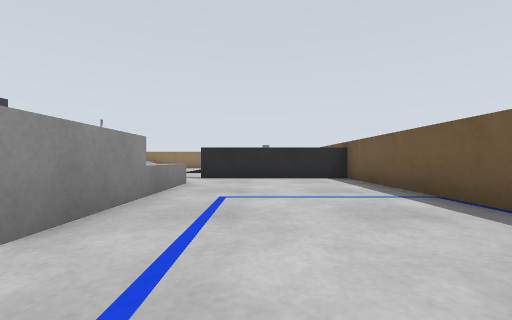
[1] (above)

17 first-person views from a walk through a world built for the Gazebo simulator. The camera is 0.25 m above the floor, looks level and sees 90° across. The floor is counted in squares, 0.5 m on a side. Each view is taken from the middle of a square. On the plan, view 1 faces up. The plan holds only what a view shows up to about 9 squares ahead; the rest is blank.

[2]
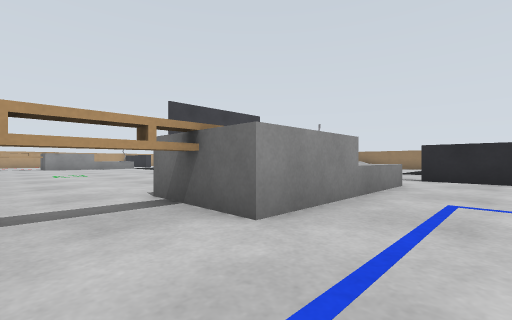

[3]
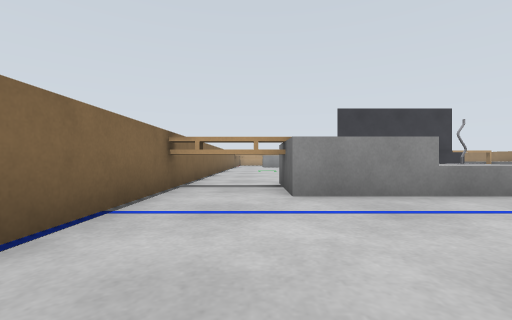

[4]
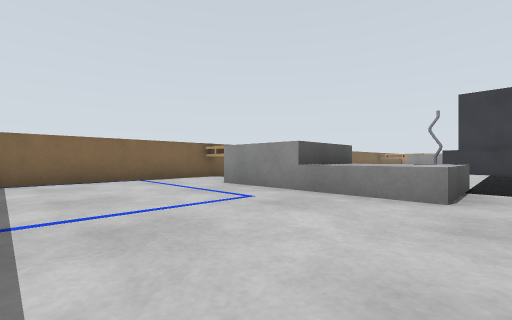

[5]
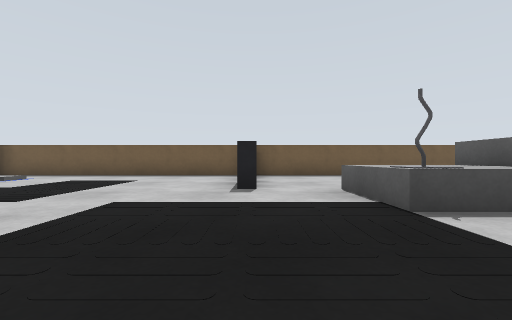

[6]
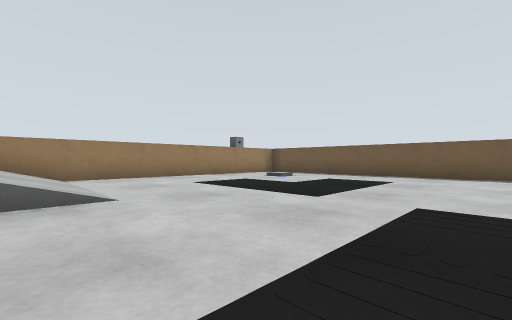

[7]
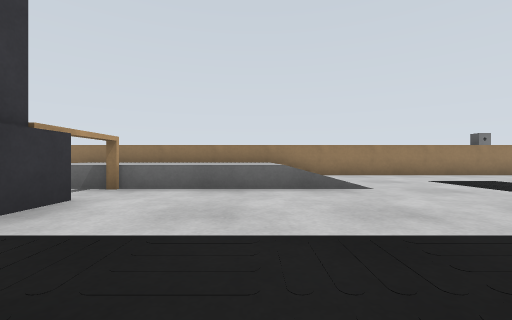

[8]
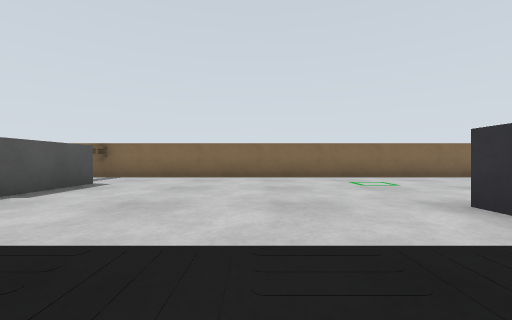

[9]
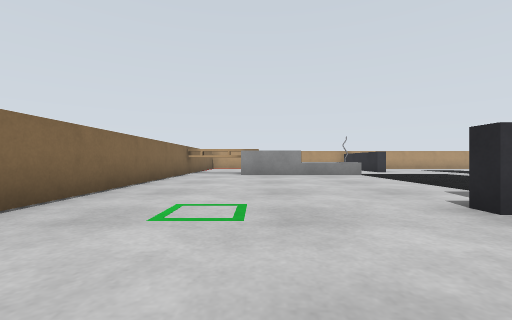

[10]
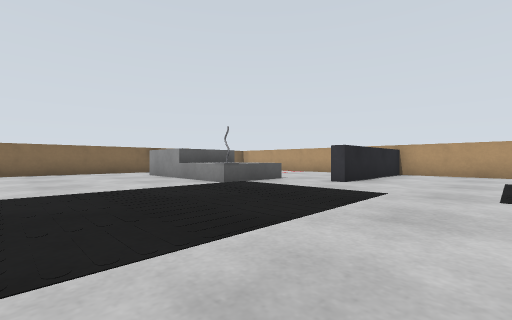

[11]
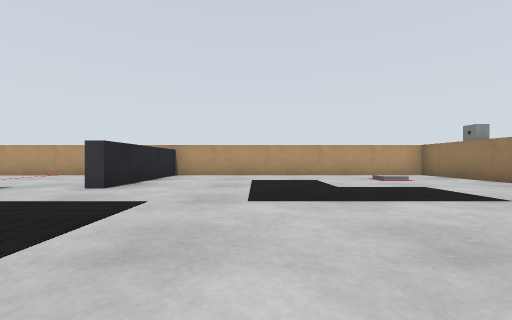

[12]
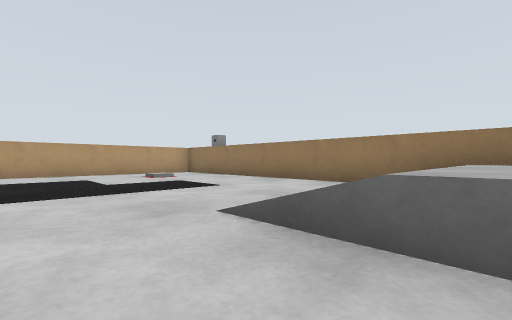

[13]
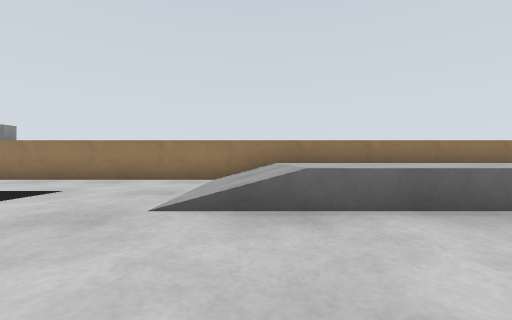

[14]
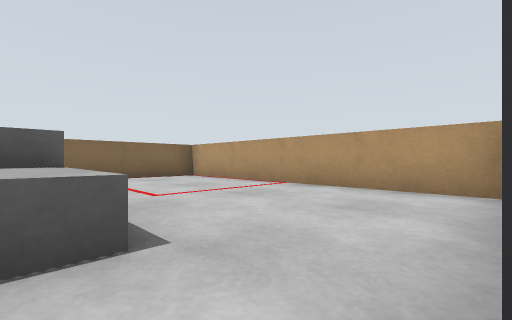

[15]
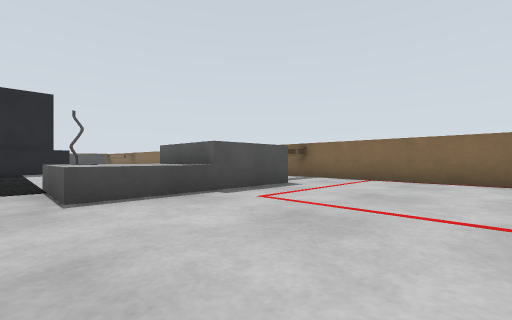

[16]
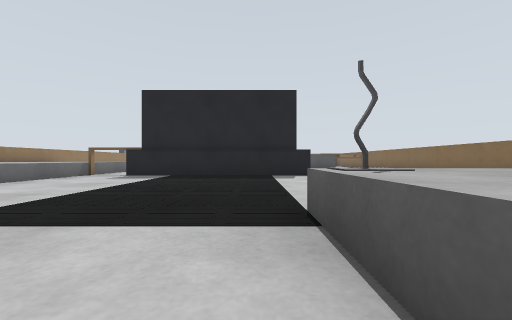

[17]
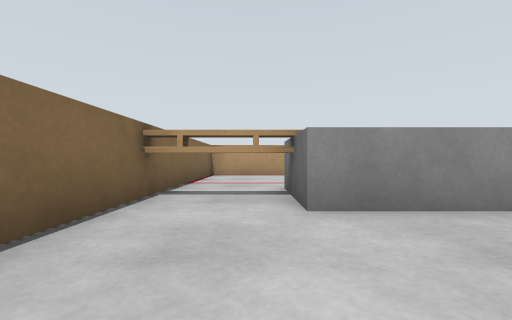

### Floor plan
Key: @ floor where view 1 was taken; # wall or solid block; x gap in a wall; . main floor; : floor 0.2 m higher than the main floor; / step, stairs or slope; = window, fence, low wall or low ledge.
Columns run from 22 left of view 1 to 3 right of it. Each row starts with its distance up from view 1.
 16 ##########======##########
 15 #.......//:::::://.......#
 14 #.......//:::::://.......#
 13 #.......//::::  //.......#
 12 #.......//:::::://.......#
 11 #...........#............#
 10 #...........x............#
  9 #...........#............#
  8 #...........# ...........#
  7 #####.......#  ......#####
  6 #...........#............#
  5 #....==.....#......==....#
  4 #....==............==....#
  3 #....##............##....#
  2 #....##............##....#
  1 #....#.............#.....#
  0 #....#.............#..@..#
 -1 ##########################

Where each view was taken, in squares from view 1:
view 1: 0 up, 0 right, facing up
view 2: 0 up, 0 right, facing up-left
view 3: 1 up, 2 right, facing left
view 4: 6 up, 2 right, facing down-left
view 5: 7 up, 6 left, facing right
view 6: 8 up, 6 left, facing up-right
view 7: 7 up, 7 left, facing up
view 8: 7 up, 7 left, facing down
view 9: 2 up, 7 left, facing left
view 10: 10 up, 12 left, facing down-left
view 11: 10 up, 13 left, facing left
view 12: 10 up, 12 left, facing up-left
view 13: 9 up, 13 left, facing up
view 14: 7 up, 17 left, facing down-left
view 15: 6 up, 21 left, facing down-right
view 16: 6 up, 18 left, facing right
view 17: 1 up, 13 left, facing left
